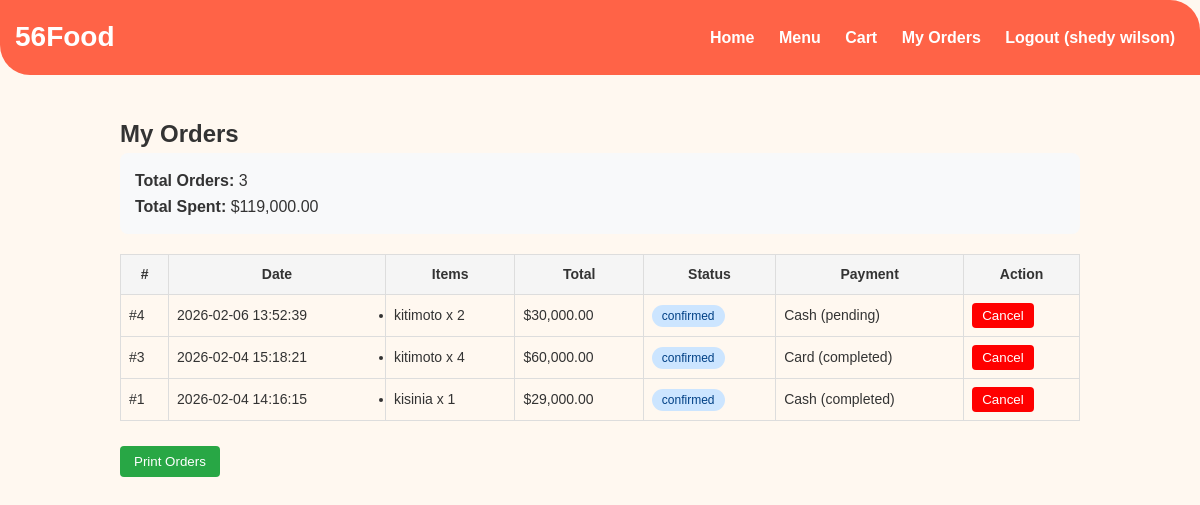
Page /orders.php (signed in) on the committed database.
### tables this page shows
CREATE TABLE `orders` (
  `id` int(11) NOT NULL,
  `user_id` int(11) NOT NULL,
  `total_amount` decimal(10,2) NOT NULL,
  `status` enum('pending','confirmed','delivered','cancelled') DEFAULT 'pending',
  `order_date` timestamp NOT NULL DEFAULT current_timestamp()
);

CREATE TABLE `order_items` (
  `id` int(11) NOT NULL,
  `order_id` int(11) NOT NULL,
  `menu_id` int(11) NOT NULL,
  `quantity` int(11) NOT NULL,
  `price` decimal(10,2) NOT NULL
);

CREATE TABLE `menu` (
  `id` int(11) NOT NULL,
  `name` varchar(100) NOT NULL,
  `description` text DEFAULT NULL,
  `price` decimal(10,2) NOT NULL,
  `image` varchar(255) DEFAULT NULL,
  `status` enum('available','unavailable') DEFAULT 'available',
  `created_at` timestamp NOT NULL DEFAULT current_timestamp()
);

### orders.php (the view, shortened to what this page needs)
<?php
require_once __DIR__ . "/include/auth.php";
$userId   = (int)($_SESSION['user_id'] ?? 0);
$userName = $_SESSION['user_name'] ?? '';
$orders = [];
$sql = "
    SELECT o.id, o.total_amount, o.status, o.order_date,
           COALESCE(p.status,'pending') AS payment_status,
           COALESCE(p.payment_method,'cash') AS payment_method
    FROM orders o
    LEFT JOIN payments p ON p.order_id=o.id
    WHERE o.user_id=?
    ORDER BY o.order_date DESC
";
$stmt = mysqli_prepare($conn, $sql);
mysqli_stmt_bind_param($stmt, "i", $userId);
mysqli_stmt_execute($stmt);
$res = mysqli_stmt_get_result($stmt);
while ($row = mysqli_fetch_assoc($res)) {
    $orders[$row['id']] = $row;
    $orders[$row['id']]['items'] = [];
}
if (!empty($orders)) {
    $orderIds = implode(',', array_keys($orders));
    $sqlItems = "
        SELECT oi.order_id, m.name, oi.quantity
        FROM order_items oi
        JOIN menu m ON m.id = oi.menu_id
        WHERE oi.order_id IN ($orderIds)
    ";
    $resItems = mysqli_query($conn, $sqlItems);
    while ($row = mysqli_fetch_assoc($resItems)) {
        $orders[$row['order_id']]['items'][] = $row;
    }
}
$totalOrders = count($orders);
$totalSpent  = 0;
foreach ($orders as $o) {
    $totalSpent += (float)$o['total_amount'];
}
?>
<!DOCTYPE html>
<html lang="en">
<head>
    <link rel="stylesheet" href="assets/css/index.css">
</head>
<body>
    <header class="no-print">
        <h1>56Food</h1>
        <nav>
            <a href="index.php">Home</a>
            <a href="menu.php">Menu</a>
            <a href="cart.php">Cart</a>
            <a href="orders.php">My Orders</a>
            <a href="logout.php">Logout (<?= htmlspecialchars($userName) ?>)</a>
        </nav>
    </header>
    <section class="orders-section">
        <h2>My Orders</h2>
        <div class="orders-summary">
            <p><strong>Total Orders:</strong> <?= $totalOrders ?></p>
            <p><strong>Total Spent:</strong> $<?= number_format($totalSpent, 2) ?></p>
        </div>
        <?php if (empty($orders)): ?>
            <p>No orders yet. <a href="menu.php">View Menu</a></p>
        <?php else: ?>
            <table>
                <tr>
                    <th>#</th>
                    <th>Date</th>
                    <th>Items</th>
                    <th>Total</th>
                    <th>Status</th>
                    <th>Payment</th>
                    <th class="no-print">Action</th>
                </tr>
                <?php foreach ($orders as $order): ?>
                    <tr>
                        <td>#<?= $order['id'] ?></td>
                        <td><?= $order['order_date'] ?></td>
                        <td>
                            <ul>
                                <?php foreach ($order['items'] as $item): ?>
                                    <li><?= htmlspecialchars($item['name']) ?> x <?= $item['quantity'] ?></li>
                                <?php endforeach; ?>
                            </ul>
                        </td>
                        <td>$<?= number_format($order['total_amount'], 2) ?></td>
                        <td>
                            <span class="status-badge status-<?= strtolower($order['status']) ?>">
                                <?= $order['status'] ?>
                            </span>
                        </td>
                        <td><?= ucfirst($order['payment_method']) ?> (<?= $order['payment_status'] ?>)</td>
                        <td class="no-print">
                            <?php if (in_array($order['status'], ['pending', 'confirmed'])): ?>
                                <form method="post">
                                    <button class="cancel-btn">Cancel</button>
                                </form>
                            <?php endif; ?>
                        </td>
                    </tr>
                <?php endforeach; ?>
            </table>
            <br>
            <button class="btn-print no-print" onclick="window.print()">Print Orders</button>
        <?php endif; ?>
    </section>
</body>
</html>

### assets/css/index.css (style rules this page uses)
* { margin:0; padding:0; box-sizing: border-box; font-family: Arial, sans-serif; }
body { background-color: #fff8f0; color: #333; line-height: 1.6; }
a { text-decoration: none; color: inherit; }
header { background-color: #ff6347; color: white; padding: 20px 40px; border-radius: 0% 30px; display: flex; justify-content: space-between; align-items: center; }
header h1 { font-size: 28px; }
nav a { margin-left: 20px; font-weight: bold; color: white; }

### orders.php (style rules this page uses)
header { background: #ff6347; padding: 15px; color: #fff; text-align: center; }
header nav a { color: white; margin: 0 10px; text-decoration: none; font-weight: 600; }
.orders-section { max-width: 1000px; margin: auto; padding: 40px 20px; }
.orders-summary { background: #f8f9fa; padding: 15px; border-radius: 8px; margin-bottom: 20px; }
table { width: 100%; border-collapse: collapse; }
th, td { border: 1px solid #ddd; padding: 8px; font-size: 14px; }
th { background: #f5f5f5; }
.status-badge { padding: 4px 10px; border-radius: 12px; font-size: 12px; }
.status-confirmed { background: #cce5ff; color: #004085; }
.btn-print { background: #28a745; color: white; border: none; padding: 8px 14px; border-radius: 4px; cursor: pointer; }
.cancel-btn { background: red; color: white; border: none; padding: 5px 10px; border-radius: 4px; cursor: pointer; }

### rows in the picture
orders: id "4", order_date "2026-02-06 13:52:39", total_amount "30,000.00", status "confirmed", payment_method "Cash", payment_status "pending"
order_items: menu.name "kitimoto", quantity "2"
orders: id "3", order_date "2026-02-04 15:18:21", total_amount "60,000.00", status "confirmed", payment_method "Card", payment_status "completed"
order_items: menu.name "kitimoto", quantity "4"
orders: id "1", order_date "2026-02-04 14:16:15", total_amount "29,000.00", status "confirmed", payment_method "Cash", payment_status "completed"
order_items: menu.name "kisinia", quantity "1"

### other values in the picture
$userName "shedy wilson"
$totalOrders "3"
$totalSpent "119,000.00"
